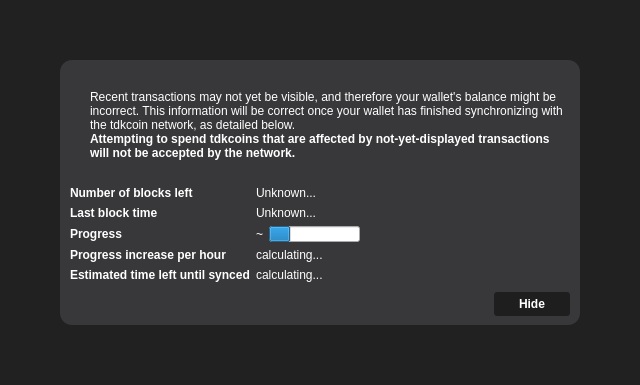
<?xml version="1.0" encoding="UTF-8"?>
<ui version="4.0">
 <class>ModalOverlay</class>
 <widget class="ModalOverlay" name="ModalOverlay">
  <property name="geometry">
   <rect>
    <x>0</x>
    <y>0</y>
    <width>640</width>
    <height>385</height>
   </rect>
  </property>
  <property name="windowTitle">
   <string>Form</string>
  </property>
  <layout class="QVBoxLayout" name="verticalLayout" stretch="0">
   <property name="sizeConstraint">
    <enum>QLayout::SetDefaultConstraint</enum>
   </property>
   <property name="leftMargin">
    <number>0</number>
   </property>
   <property name="topMargin">
    <number>0</number>
   </property>
   <property name="rightMargin">
    <number>0</number>
   </property>
   <property name="bottomMargin">
    <number>0</number>
   </property>
   <item>
    <widget class="QWidget" name="bgWidget" native="true">
     <property name="styleSheet">
      <string notr="true">#bgWidget { background: rgba(0,0,0,220); }</string>
     </property>
     <layout class="QVBoxLayout" name="verticalLayoutMain" stretch="1">
      <property name="leftMargin">
       <number>60</number>
      </property>
      <property name="topMargin">
       <number>60</number>
      </property>
      <property name="rightMargin">
       <number>60</number>
      </property>
      <property name="bottomMargin">
       <number>60</number>
      </property>
      <item>
       <widget class="QWidget" name="contentWidget" native="true">
        <property name="styleSheet">
         <string notr="true">QWidget#contentWidget { background: rgba(57,57,59,240); border-radius: 12px; }


QPushButton#closeButton { /* Global Button Style */
background-color:qlineargradient(spread:pad, cx:0.5, cy:0.5, radius:0.5, fx:0.5, fy:0.5, stop:0.494318 rgba(0, 0, 0, 118));
border:0;
border-radius:3px;
color:#ffffff;
font-size:12px;
font-weight:bold;
padding-left:25px;
padding-right:25px;
padding-top:5px;
padding-bottom:5px;
}

QPushButton#closeButton:hover {
background-color:qlineargradient(spread:pad, cx:0.5, cy:0.5, radius:0.5, fx:0.5, fy:0.5, stop:0.494318 rgba(0, 0, 0, 171));
}

QPushButton#closeButton:focus {
border:none;
outline:none;
}

QPushButton#closeButton:pressed {
border:1px solid #FFFFFF;
}

QComboBox { /* Dropdown Menus */
border:1px solid #000000;
padding: 3px 5px 3px 5px;
background:#fcfcfc;
min-height:25px;
color:#818181;
}

QComboBox:checked {
background:#f2f2f2;
}

QComboBox:editable {
background: #3398CC;
color:#616161;
border:0px solid transparent;
}

QComboBox::drop-down {
width:25px;
border:0px;
}

QComboBox::down-arrow {
border-image: url(':/images/drkblue_downArrow') 0 0 0 0 stretch stretch;
}

QComboBox QListView {
background:#fff;
border:1px solid #333;
padding-right:1px;
padding-left:1px;
}

QComboBox QAbstractItemView::item { margin:4px; }

QComboBox::item {
color:#818181;
}

QComboBox::item:alternate {
background:#fff;
}

QComboBox::item:selected {
border:0px solid transparent;
background:#f2f2f2;
}

QComboBox::indicator {
background-color:transparent;
selection-background-color:transparent;
color:transparent;
selection-color:transparent;
}

QCheckBox {
spacing: 5px;
}

QCheckBox::indicator {
width: 16px;
height: 16px;
}

QCheckBox::indicator:unchecked {
image:url(':/images/unchecked');
}

QCheckBox::indicator:unchecked:hover {
image:url(':/images/unchecked');
}

QCheckBox::indicator:unchecked:pressed {
image:url(':/images/checked');
}

QCheckBox::indicator:checked {
image:url(':/images/checked');
}

QCheckBox::indicator:checked:hover {
image:url(':/images/checked');
}

QCheckBox::indicator:checked:pressed {
image:url(':/images/unchecked');
}

QCheckBox::indicator:indeterminate:hover {
image:url(':/images/unchecked');
}

QCheckBox::indicator:indeterminate:pressed {
image:url(':/images/checked');
}

QAbstractSpinBox {
border:1px solid #000000;
padding: 3px 5px 3px 5px;
background:#fcfcfc;
min-height:25px;
color:#818181;
}

QAbstractSpinBox::up-button {
subcontrol-origin: border;
subcontrol-position: top right;
width:21px;
background:#fcfcfc;
border-left:0px;
border-right:1px solid #000000;
border-top:1px solid #000000;
border-bottom:0px;
padding-right:1px;
padding-left:5px;
padding-top:2px;
}

QAbstractSpinBox::up-arrow {
image:url(':/images/drkblue_upArrow_small');
}

QAbstractSpinBox::down-button {
subcontrol-origin: border;
subcontrol-position: bottom right;
width:21px;
background:#fcfcfc;
border-top:0px;
border-left:0px;
border-right:1px solid #000000;
border-bottom:1px solid #000000;
padding-right:1px;
padding-left:5px;
padding-bottom:2px;
}

QAbstractSpinBox::down-arrow {
image:url(':/images/drkblue_downArrow_small');
}

QMessageBox {
border-image: url(':/images/adcendbtc') 0 0 0 0 stretch stretch;
}

QMessageBox QLabel {
color: rgb(255, 255, 255);
}</string>
        </property>
        <layout class="QVBoxLayout" name="verticalLayoutSub" stretch="1,0,0,0">
         <property name="spacing">
          <number>0</number>
         </property>
         <property name="leftMargin">
          <number>10</number>
         </property>
         <property name="topMargin">
          <number>10</number>
         </property>
         <property name="rightMargin">
          <number>10</number>
         </property>
         <property name="bottomMargin">
          <number>10</number>
         </property>
         <item>
          <layout class="QHBoxLayout" name="horizontalLayoutIconText" stretch="0,1">
           <property name="topMargin">
            <number>20</number>
           </property>
           <item>
            <layout class="QVBoxLayout" name="verticalLayoutIcon">
             <property name="leftMargin">
              <number>0</number>
             </property>
             <item>
              <widget class="QLabel" name="label">
               <property name="text">
                <string>&lt;html&gt;&lt;head/&gt;&lt;body&gt;&lt;p&gt;&lt;img src=&quot;:/icons/warning1&quot;/&gt;&lt;/p&gt;&lt;/body&gt;&lt;/html&gt;</string>
               </property>
              </widget>
             </item>
             <item>
              <spacer name="verticalSpacerWarningIcon">
               <property name="orientation">
                <enum>Qt::Vertical</enum>
               </property>
               <property name="sizeHint" stdset="0">
                <size>
                 <width>20</width>
                 <height>40</height>
                </size>
               </property>
              </spacer>
             </item>
            </layout>
           </item>
           <item>
            <layout class="QVBoxLayout" name="verticalLayoutInfoText">
             <property name="leftMargin">
              <number>0</number>
             </property>
             <property name="topMargin">
              <number>0</number>
             </property>
             <item>
              <widget class="QLabel" name="infoText">
               <property name="palette">
                <palette>
                 <active>
                  <colorrole role="WindowText">
                   <brush brushstyle="SolidPattern">
                    <color alpha="255">
                     <red>255</red>
                     <green>255</green>
                     <blue>255</blue>
                    </color>
                   </brush>
                  </colorrole>
                 </active>
                 <inactive>
                  <colorrole role="WindowText">
                   <brush brushstyle="SolidPattern">
                    <color alpha="255">
                     <red>255</red>
                     <green>255</green>
                     <blue>255</blue>
                    </color>
                   </brush>
                  </colorrole>
                 </inactive>
                 <disabled>
                  <colorrole role="WindowText">
                   <brush brushstyle="SolidPattern">
                    <color alpha="255">
                     <red>120</red>
                     <green>120</green>
                     <blue>120</blue>
                    </color>
                   </brush>
                  </colorrole>
                 </disabled>
                </palette>
               </property>
               <property name="text">
                <string>Recent transactions may not yet be visible, and therefore your wallet's balance might be incorrect. This information will be correct once your wallet has finished synchronizing with the tdkcoin network, as detailed below.</string>
               </property>
               <property name="textFormat">
                <enum>Qt::RichText</enum>
               </property>
               <property name="wordWrap">
                <bool>true</bool>
               </property>
              </widget>
             </item>
             <item>
              <widget class="QLabel" name="infoTextStrong">
               <property name="palette">
                <palette>
                 <active>
                  <colorrole role="WindowText">
                   <brush brushstyle="SolidPattern">
                    <color alpha="255">
                     <red>255</red>
                     <green>255</green>
                     <blue>255</blue>
                    </color>
                   </brush>
                  </colorrole>
                 </active>
                 <inactive>
                  <colorrole role="WindowText">
                   <brush brushstyle="SolidPattern">
                    <color alpha="255">
                     <red>255</red>
                     <green>255</green>
                     <blue>255</blue>
                    </color>
                   </brush>
                  </colorrole>
                 </inactive>
                 <disabled>
                  <colorrole role="WindowText">
                   <brush brushstyle="SolidPattern">
                    <color alpha="255">
                     <red>120</red>
                     <green>120</green>
                     <blue>120</blue>
                    </color>
                   </brush>
                  </colorrole>
                 </disabled>
                </palette>
               </property>
               <property name="font">
                <font>
                 <weight>75</weight>
                 <bold>true</bold>
                </font>
               </property>
               <property name="text">
                <string>Attempting to spend tdkcoins that are affected by not-yet-displayed transactions will not be accepted by the network.</string>
               </property>
               <property name="textFormat">
                <enum>Qt::RichText</enum>
               </property>
               <property name="wordWrap">
                <bool>true</bool>
               </property>
              </widget>
             </item>
             <item>
              <spacer name="verticalSpacerInTextSpace">
               <property name="orientation">
                <enum>Qt::Vertical</enum>
               </property>
               <property name="sizeHint" stdset="0">
                <size>
                 <width>20</width>
                 <height>40</height>
                </size>
               </property>
              </spacer>
             </item>
            </layout>
           </item>
          </layout>
         </item>
         <item>
          <spacer name="verticalSpacerAfterText">
           <property name="orientation">
            <enum>Qt::Vertical</enum>
           </property>
           <property name="sizeHint" stdset="0">
            <size>
             <width>20</width>
             <height>40</height>
            </size>
           </property>
          </spacer>
         </item>
         <item>
          <layout class="QFormLayout" name="formLayout">
           <property name="fieldGrowthPolicy">
            <enum>QFormLayout::FieldsStayAtSizeHint</enum>
           </property>
           <property name="horizontalSpacing">
            <number>6</number>
           </property>
           <property name="verticalSpacing">
            <number>6</number>
           </property>
           <property name="topMargin">
            <number>10</number>
           </property>
           <item row="0" column="0">
            <widget class="QLabel" name="labelNumberOfBlocksLeft">
             <property name="palette">
              <palette>
               <active>
                <colorrole role="WindowText">
                 <brush brushstyle="SolidPattern">
                  <color alpha="255">
                   <red>255</red>
                   <green>255</green>
                   <blue>255</blue>
                  </color>
                 </brush>
                </colorrole>
               </active>
               <inactive>
                <colorrole role="WindowText">
                 <brush brushstyle="SolidPattern">
                  <color alpha="255">
                   <red>255</red>
                   <green>255</green>
                   <blue>255</blue>
                  </color>
                 </brush>
                </colorrole>
               </inactive>
               <disabled>
                <colorrole role="WindowText">
                 <brush brushstyle="SolidPattern">
                  <color alpha="255">
                   <red>120</red>
                   <green>120</green>
                   <blue>120</blue>
                  </color>
                 </brush>
                </colorrole>
               </disabled>
              </palette>
             </property>
             <property name="font">
              <font>
               <weight>75</weight>
               <bold>true</bold>
              </font>
             </property>
             <property name="text">
              <string>Number of blocks left</string>
             </property>
            </widget>
           </item>
           <item row="0" column="1">
            <widget class="QLabel" name="numberOfBlocksLeft">
             <property name="palette">
              <palette>
               <active>
                <colorrole role="WindowText">
                 <brush brushstyle="SolidPattern">
                  <color alpha="255">
                   <red>255</red>
                   <green>255</green>
                   <blue>255</blue>
                  </color>
                 </brush>
                </colorrole>
               </active>
               <inactive>
                <colorrole role="WindowText">
                 <brush brushstyle="SolidPattern">
                  <color alpha="255">
                   <red>255</red>
                   <green>255</green>
                   <blue>255</blue>
                  </color>
                 </brush>
                </colorrole>
               </inactive>
               <disabled>
                <colorrole role="WindowText">
                 <brush brushstyle="SolidPattern">
                  <color alpha="255">
                   <red>120</red>
                   <green>120</green>
                   <blue>120</blue>
                  </color>
                 </brush>
                </colorrole>
               </disabled>
              </palette>
             </property>
             <property name="text">
              <string>Unknown...</string>
             </property>
            </widget>
           </item>
           <item row="1" column="0">
            <widget class="QLabel" name="labelLastBlockTime">
             <property name="palette">
              <palette>
               <active>
                <colorrole role="WindowText">
                 <brush brushstyle="SolidPattern">
                  <color alpha="255">
                   <red>255</red>
                   <green>255</green>
                   <blue>255</blue>
                  </color>
                 </brush>
                </colorrole>
               </active>
               <inactive>
                <colorrole role="WindowText">
                 <brush brushstyle="SolidPattern">
                  <color alpha="255">
                   <red>255</red>
                   <green>255</green>
                   <blue>255</blue>
                  </color>
                 </brush>
                </colorrole>
               </inactive>
               <disabled>
                <colorrole role="WindowText">
                 <brush brushstyle="SolidPattern">
                  <color alpha="255">
                   <red>120</red>
                   <green>120</green>
                   <blue>120</blue>
                  </color>
                 </brush>
                </colorrole>
               </disabled>
              </palette>
             </property>
             <property name="font">
              <font>
               <weight>75</weight>
               <bold>true</bold>
              </font>
             </property>
             <property name="text">
              <string>Last block time</string>
             </property>
            </widget>
           </item>
           <item row="1" column="1">
            <widget class="QLabel" name="newestBlockDate">
             <property name="sizePolicy">
              <sizepolicy hsizetype="Maximum" vsizetype="Preferred">
               <horstretch>0</horstretch>
               <verstretch>0</verstretch>
              </sizepolicy>
             </property>
             <property name="palette">
              <palette>
               <active>
                <colorrole role="WindowText">
                 <brush brushstyle="SolidPattern">
                  <color alpha="255">
                   <red>255</red>
                   <green>255</green>
                   <blue>255</blue>
                  </color>
                 </brush>
                </colorrole>
               </active>
               <inactive>
                <colorrole role="WindowText">
                 <brush brushstyle="SolidPattern">
                  <color alpha="255">
                   <red>255</red>
                   <green>255</green>
                   <blue>255</blue>
                  </color>
                 </brush>
                </colorrole>
               </inactive>
               <disabled>
                <colorrole role="WindowText">
                 <brush brushstyle="SolidPattern">
                  <color alpha="255">
                   <red>120</red>
                   <green>120</green>
                   <blue>120</blue>
                  </color>
                 </brush>
                </colorrole>
               </disabled>
              </palette>
             </property>
             <property name="text">
              <string>Unknown...</string>
             </property>
            </widget>
           </item>
           <item row="2" column="0">
            <widget class="QLabel" name="labelSyncDone">
             <property name="palette">
              <palette>
               <active>
                <colorrole role="WindowText">
                 <brush brushstyle="SolidPattern">
                  <color alpha="255">
                   <red>255</red>
                   <green>255</green>
                   <blue>255</blue>
                  </color>
                 </brush>
                </colorrole>
               </active>
               <inactive>
                <colorrole role="WindowText">
                 <brush brushstyle="SolidPattern">
                  <color alpha="255">
                   <red>255</red>
                   <green>255</green>
                   <blue>255</blue>
                  </color>
                 </brush>
                </colorrole>
               </inactive>
               <disabled>
                <colorrole role="WindowText">
                 <brush brushstyle="SolidPattern">
                  <color alpha="255">
                   <red>120</red>
                   <green>120</green>
                   <blue>120</blue>
                  </color>
                 </brush>
                </colorrole>
               </disabled>
              </palette>
             </property>
             <property name="font">
              <font>
               <weight>75</weight>
               <bold>true</bold>
              </font>
             </property>
             <property name="text">
              <string>Progress</string>
             </property>
            </widget>
           </item>
           <item row="2" column="1">
            <layout class="QHBoxLayout" name="horizontalLayoutSync" stretch="0,1">
             <item>
              <widget class="QLabel" name="percentageProgress">
               <property name="palette">
                <palette>
                 <active>
                  <colorrole role="WindowText">
                   <brush brushstyle="SolidPattern">
                    <color alpha="255">
                     <red>255</red>
                     <green>255</green>
                     <blue>255</blue>
                    </color>
                   </brush>
                  </colorrole>
                 </active>
                 <inactive>
                  <colorrole role="WindowText">
                   <brush brushstyle="SolidPattern">
                    <color alpha="255">
                     <red>255</red>
                     <green>255</green>
                     <blue>255</blue>
                    </color>
                   </brush>
                  </colorrole>
                 </inactive>
                 <disabled>
                  <colorrole role="WindowText">
                   <brush brushstyle="SolidPattern">
                    <color alpha="255">
                     <red>120</red>
                     <green>120</green>
                     <blue>120</blue>
                    </color>
                   </brush>
                  </colorrole>
                 </disabled>
                </palette>
               </property>
               <property name="text">
                <string notr="true">~</string>
               </property>
              </widget>
             </item>
             <item>
              <widget class="QProgressBar" name="progressBar">
               <property name="value">
                <number>24</number>
               </property>
               <property name="format">
                <string/>
               </property>
              </widget>
             </item>
            </layout>
           </item>
           <item row="4" column="0">
            <widget class="QLabel" name="labelProgressIncrease">
             <property name="palette">
              <palette>
               <active>
                <colorrole role="WindowText">
                 <brush brushstyle="SolidPattern">
                  <color alpha="255">
                   <red>255</red>
                   <green>255</green>
                   <blue>255</blue>
                  </color>
                 </brush>
                </colorrole>
               </active>
               <inactive>
                <colorrole role="WindowText">
                 <brush brushstyle="SolidPattern">
                  <color alpha="255">
                   <red>255</red>
                   <green>255</green>
                   <blue>255</blue>
                  </color>
                 </brush>
                </colorrole>
               </inactive>
               <disabled>
                <colorrole role="WindowText">
                 <brush brushstyle="SolidPattern">
                  <color alpha="255">
                   <red>120</red>
                   <green>120</green>
                   <blue>120</blue>
                  </color>
                 </brush>
                </colorrole>
               </disabled>
              </palette>
             </property>
             <property name="font">
              <font>
               <weight>75</weight>
               <bold>true</bold>
              </font>
             </property>
             <property name="text">
              <string>Progress increase per hour</string>
             </property>
            </widget>
           </item>
           <item row="4" column="1">
            <widget class="QLabel" name="progressIncreasePerH">
             <property name="palette">
              <palette>
               <active>
                <colorrole role="WindowText">
                 <brush brushstyle="SolidPattern">
                  <color alpha="255">
                   <red>255</red>
                   <green>255</green>
                   <blue>255</blue>
                  </color>
                 </brush>
                </colorrole>
               </active>
               <inactive>
                <colorrole role="WindowText">
                 <brush brushstyle="SolidPattern">
                  <color alpha="255">
                   <red>255</red>
                   <green>255</green>
                   <blue>255</blue>
                  </color>
                 </brush>
                </colorrole>
               </inactive>
               <disabled>
                <colorrole role="WindowText">
                 <brush brushstyle="SolidPattern">
                  <color alpha="255">
                   <red>120</red>
                   <green>120</green>
                   <blue>120</blue>
                  </color>
                 </brush>
                </colorrole>
               </disabled>
              </palette>
             </property>
             <property name="text">
              <string>calculating...</string>
             </property>
            </widget>
           </item>
           <item row="5" column="0">
            <widget class="QLabel" name="labelEstimatedTimeLeft">
             <property name="palette">
              <palette>
               <active>
                <colorrole role="WindowText">
                 <brush brushstyle="SolidPattern">
                  <color alpha="255">
                   <red>255</red>
                   <green>255</green>
                   <blue>255</blue>
                  </color>
                 </brush>
                </colorrole>
               </active>
               <inactive>
                <colorrole role="WindowText">
                 <brush brushstyle="SolidPattern">
                  <color alpha="255">
                   <red>255</red>
                   <green>255</green>
                   <blue>255</blue>
                  </color>
                 </brush>
                </colorrole>
               </inactive>
               <disabled>
                <colorrole role="WindowText">
                 <brush brushstyle="SolidPattern">
                  <color alpha="255">
                   <red>120</red>
                   <green>120</green>
                   <blue>120</blue>
                  </color>
                 </brush>
                </colorrole>
               </disabled>
              </palette>
             </property>
             <property name="font">
              <font>
               <weight>75</weight>
               <bold>true</bold>
              </font>
             </property>
             <property name="text">
              <string>Estimated time left until synced</string>
             </property>
            </widget>
           </item>
           <item row="5" column="1">
            <widget class="QLabel" name="expectedTimeLeft">
             <property name="palette">
              <palette>
               <active>
                <colorrole role="WindowText">
                 <brush brushstyle="SolidPattern">
                  <color alpha="255">
                   <red>255</red>
                   <green>255</green>
                   <blue>255</blue>
                  </color>
                 </brush>
                </colorrole>
               </active>
               <inactive>
                <colorrole role="WindowText">
                 <brush brushstyle="SolidPattern">
                  <color alpha="255">
                   <red>255</red>
                   <green>255</green>
                   <blue>255</blue>
                  </color>
                 </brush>
                </colorrole>
               </inactive>
               <disabled>
                <colorrole role="WindowText">
                 <brush brushstyle="SolidPattern">
                  <color alpha="255">
                   <red>120</red>
                   <green>120</green>
                   <blue>120</blue>
                  </color>
                 </brush>
                </colorrole>
               </disabled>
              </palette>
             </property>
             <property name="text">
              <string>calculating...</string>
             </property>
            </widget>
           </item>
          </layout>
         </item>
         <item>
          <layout class="QHBoxLayout" name="horizontalLayoutButtons">
           <property name="leftMargin">
            <number>10</number>
           </property>
           <property name="topMargin">
            <number>10</number>
           </property>
           <item>
            <spacer name="horizontalSpacer">
             <property name="orientation">
              <enum>Qt::Horizontal</enum>
             </property>
             <property name="sizeHint" stdset="0">
              <size>
               <width>40</width>
               <height>20</height>
              </size>
             </property>
            </spacer>
           </item>
           <item>
            <widget class="QPushButton" name="closeButton">
             <property name="text">
              <string>Hide</string>
             </property>
            </widget>
           </item>
          </layout>
         </item>
        </layout>
       </widget>
      </item>
     </layout>
    </widget>
   </item>
  </layout>
 </widget>
 <customwidgets>
  <customwidget>
   <class>ModalOverlay</class>
   <extends>QWidget</extends>
   <header>modaloverlay.h</header>
   <container>1</container>
  </customwidget>
 </customwidgets>
 <resources/>
 <connections/>
</ui>
